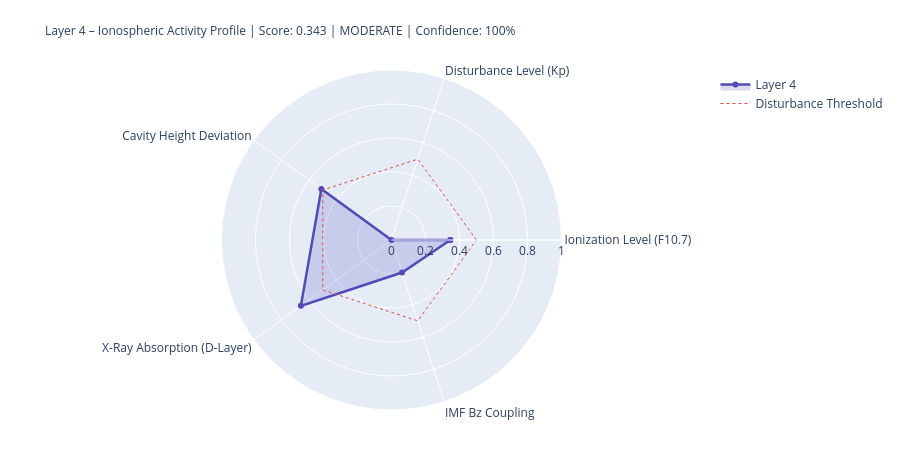

Notebook code for this chart:
### Markdown cell above
---
## 4. State Assessment & Handoff to Layer 5

### Code cell
# ============================================================
# LAYER-4-SCORE
# ============================================================

COMPONENTS = {
    'Ionization Level (F10.7)':    {'score': ioniz,       'source': 'primary' if f107_now else 'from_layer0', 'dynamic': True},
    'Disturbance Level (Kp)':          {'score': disturb,     'source': 'primary' if kp_now   else 'from_layer0', 'dynamic': True},
    'Cavity Height Deviation':    {'score': h_dev,       'source': 'derived',                                'dynamic': True},
    'X-Ray Absorption (D-Layer)':{'score': xray_ioniz,  'source': 'primary' if xray_now else 'missing',     'dynamic': True},
    'IMF Bz Coupling':             {'score': bz_coupling, 'source': 'primary' if bz_now   else 'from_layer0', 'dynamic': True},
}

available    = {k: v['score'] for k, v in COMPONENTS.items() if v['score'] is not None}
unavailable  = [k for k, v in COMPONENTS.items() if v['score'] is None]
layer4_score = round(sum(available.values()) / len(available), 4) if available else None
confidence   = round(len(available) / len(COMPONENTS), 2)
level = ('unknown' if layer4_score is None
         else 'quiet'   if layer4_score < 0.3
         else 'moderate' if layer4_score < 0.6
         else 'active')
dominant_l4 = max(available, key=available.get) if available else 'none'

# Resonance delta for Schumann SR-1
sr1_ref = schumann_freq(1, 80.0)
sr1_now = schumann_freq(1, h_eff)
sr1_delta_mhz = (sr1_now - sr1_ref) * 1000

# Propagation conditions
prop_cond = ('disturbed'   if kp_val > 4
             else 'unsettled' if kp_val > 2
             else 'normal')
if xray_class in ['X', 'M']:
    prop_cond = 'Radio-Blackout moeglich'

W = 68
print('=' * W)
print('LAYER 4 – IONOSPHERE – STATE ASSESSMENT')
print('=' * W)
for name, comp in COMPONENTS.items():
    s = comp['score']
    if s is not None:
        bar = '█' * int(s * 20) + '░' * (20 - int(s * 20))
        print(f'  {name:<36} {bar}  {s:.3f}  [{comp["source"]}]')
    else:
        print(f'  {name:<36} {"─" * 20}  n/a   [missing]')
print('-' * W)
print(f'  Score:          {layer4_score:.3f}  ({len(available)}/{len(COMPONENTS)} components)')
print(f'  Confidence:     {confidence:.0%}')
print(f'  Level:          {level.upper()}')
print(f'  Dominant:       {dominant_l4}')
print(f'  Cavity height:  {h_eff:.1f} km  (Ref: 80.0 km)')
print(f'  SR-1:           {sr1_now:.3f} Hz  (Δ {sr1_delta_mhz:+.1f} mHz vs. ref)')
print(f'  Propagation:    {prop_cond}')
print(f'  X-Ray:          {xray_class}-class  ({xray_now:.2e} W/m²)' if xray_now else '  X-Ray:          n/a')
print('=' * W)

# Radar
cats   = list(available.keys())
vals_r = list(available.values())
if len(cats) >= 3:
    fig = go.Figure()
    fig.add_trace(go.Scatterpolar(
        r=vals_r + [vals_r[0]], theta=cats + [cats[0]],
        fill='toself', fillcolor='rgba(83,74,183,0.20)',
        line=dict(color='#534AB7', width=2.5), name='Layer 4'
    ))
    fig.add_trace(go.Scatterpolar(
        r=[0.5] * (len(cats)+1), theta=cats + [cats[0]],
        line=dict(color='#E24B4A', dash='dot', width=1),
        mode='lines', name='Disturbance Threshold'
    ))
    fig.update_layout(
        title=dict(
            text=f'Layer 4 – Ionospheric Activity Profile | Score: {layer4_score:.3f} | {level.upper()} | Confidence: {confidence:.0%}',
            font=dict(size=12)
        ),
        polar=dict(radialaxis=dict(visible=True, range=[0, 1])),
        height=450, showlegend=True,
        margin=dict(l=80, r=80, t=70, b=40)
    )
    fig.show()

### Figure 1 — Plotly figure (JSON) as saved in the notebook; plotly's stock layout.template omitted (floating-point values rounded to 4 significant figures)
{"data": [{"fill": "toself", "fillcolor": "rgba(83,74,183,0.20)", "line": {"color": "#534AB7", "width": 2.5}, "name": "Layer 4", "r": [0.346, 0.0, 0.51, 0.659, 0.201, 0.346], "theta": ["Ionization Level (F10.7)", "Disturbance Level (Kp)", "Cavity Height Deviation", "X-Ray Absorption (D-Layer)", "IMF Bz Coupling", "Ionization Level (F10.7)"], "type": "scatterpolar"}, {"line": {"color": "#E24B4A", "dash": "dot", "width": 1}, "mode": "lines", "name": "Disturbance Threshold", "r": [0.5, 0.5, 0.5, 0.5, 0.5, 0.5], "theta": ["Ionization Level (F10.7)", "Disturbance Level (Kp)", "Cavity Height Deviation", "X-Ray Absorption (D-Layer)", "IMF Bz Coupling", "Ionization Level (F10.7)"], "type": "scatterpolar"}], "layout": {"height": 450, "margin": {"b": 40, "l": 80, "r": 80, "t": 70}, "polar": {"radialaxis": {"range": [0, 1], "visible": true}}, "showlegend": true, "title": {"font": {"size": 12}, "text": "Layer 4 – Ionospheric Activity Profile | Score: 0.343 | MODERATE | Confidence: 100%"}}}
